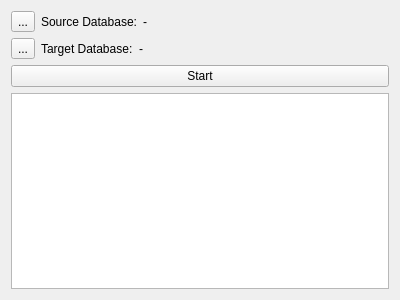
<?xml version="1.0" encoding="UTF-8"?>
<ui version="4.0">
 <class>IImportDatabase</class>
 <widget class="QWidget" name="IImportDatabase">
  <property name="geometry">
   <rect>
    <x>0</x>
    <y>0</y>
    <width>400</width>
    <height>300</height>
   </rect>
  </property>
  <property name="windowTitle">
   <string>Form</string>
  </property>
  <layout class="QVBoxLayout" name="verticalLayout">
   <item>
    <layout class="QHBoxLayout" name="horizontalLayout">
     <item>
      <widget class="QToolButton" name="toolSelectSource">
       <property name="text">
        <string>...</string>
       </property>
       <property name="icon">
        <iconset resource="../resources.qrc">
         <normaloff>:/icons/PathGreen.svgt</normaloff>:/icons/PathGreen.svgt</iconset>
       </property>
       <property name="iconSize">
        <size>
         <width>22</width>
         <height>22</height>
        </size>
       </property>
      </widget>
     </item>
     <item>
      <widget class="QLabel" name="label">
       <property name="sizePolicy">
        <sizepolicy hsizetype="Maximum" vsizetype="Preferred">
         <horstretch>0</horstretch>
         <verstretch>0</verstretch>
        </sizepolicy>
       </property>
       <property name="text">
        <string>Source Database:</string>
       </property>
      </widget>
     </item>
     <item>
      <widget class="QLabel" name="labelSource">
       <property name="text">
        <string>-</string>
       </property>
      </widget>
     </item>
    </layout>
   </item>
   <item>
    <layout class="QHBoxLayout" name="horizontalLayout_2">
     <item>
      <widget class="QToolButton" name="toolSelectTarget">
       <property name="text">
        <string>...</string>
       </property>
       <property name="icon">
        <iconset resource="../resources.qrc">
         <normaloff>:/icons/PathBlue.svgt</normaloff>:/icons/PathBlue.svgt</iconset>
       </property>
       <property name="iconSize">
        <size>
         <width>22</width>
         <height>22</height>
        </size>
       </property>
      </widget>
     </item>
     <item>
      <widget class="QLabel" name="label_3">
       <property name="sizePolicy">
        <sizepolicy hsizetype="Maximum" vsizetype="Preferred">
         <horstretch>0</horstretch>
         <verstretch>0</verstretch>
        </sizepolicy>
       </property>
       <property name="text">
        <string>Target Database:</string>
       </property>
      </widget>
     </item>
     <item>
      <widget class="QLabel" name="labelTarget">
       <property name="text">
        <string>-</string>
       </property>
      </widget>
     </item>
    </layout>
   </item>
   <item>
    <widget class="QPushButton" name="pushStart">
     <property name="text">
      <string>Start</string>
     </property>
    </widget>
   </item>
   <item>
    <widget class="QTextBrowser" name="textBrowser"/>
   </item>
  </layout>
 </widget>
 <resources>
  <include location="../resources.qrc"/>
 </resources>
 <connections/>
</ui>
